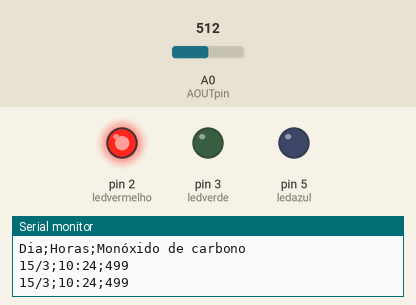
Simulated run of this sketch. Board: Arduino Uno, built with avr-gcc and run on an emulated ATmega328P. On the bench: output pins drawn as LEDs (lit = HIGH), the last lines printed to the serial monitor. The inputs (shaded band) are chosen by the test bench; at power-on: A0 (AOUTpin) = 512. The local clock reads 2024-03-15 10:24:30 at power-on unless the sketch sets it; storage starts empty.

Above: at 1.8 s.
1.9 s: A0 (AOUTpin) set to 54
3.4 s: A0 (AOUTpin) set to 45
At 4.8 s:
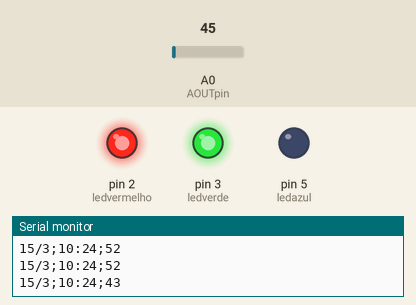
5.5 s: A0 (AOUTpin) set to 20
At 6.5 s:
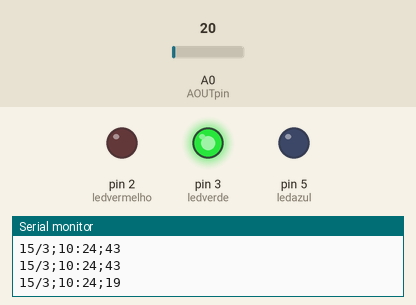
7.5 s: A0 (AOUTpin) set to 40
At 9.2 s:
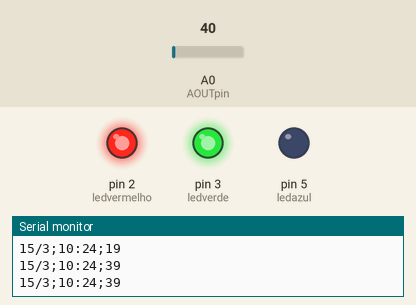
9.5 s: A0 (AOUTpin) set to 60
At 11.2 s:
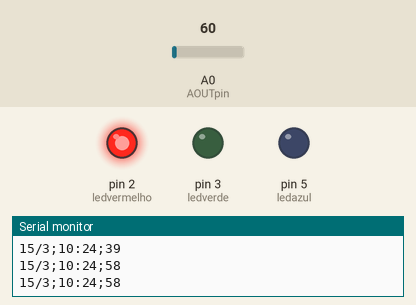
Timing chart, 0 to 12.5 s (numbered marks = the images above; inputs shaded):
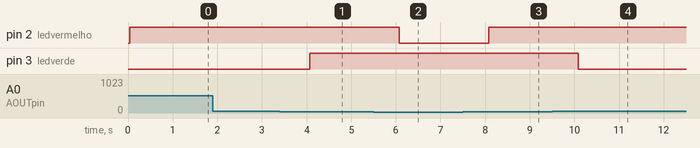

The sketch:

Polui__o_Atmosferica.ino
```cpp
/*
 * Created by: Emerson Medeiros Noberto
 * 18/10/23
 *
 *
 *
 */

#include <SPI.h>
#include <SD.h>
#include <Wire.h>
#include "RTClib.h"

RTC_DS1307 rtc;
File myFile;
const int AOUTpin = 0;
int limit;
int value;
int ledvermelho = 2;
int ledverde = 3;
int ledazul = 5;

void setup() {
  Serial.begin(9600);
  pinMode (ledvermelho, OUTPUT);
  pinMode (ledverde, OUTPUT);
  pinMode (ledazul, OUTPUT);

  Serial.print("Initializing SD card...");
  if (!SD.begin(4)) {
    Serial.println("initialization failed!");
    while (1);
  }
  Serial.println("initialization done.");

  myFile = SD.open("dadosCO.txt", FILE_WRITE);

  if (myFile) {
    Serial.println("File opened successfully.");
    myFile.println("CO Values:");
  } else {
    Serial.println("Error opening file.");
  }

  if (! rtc.begin()) {
    Serial.println("Não foi possível encontrar o RTC");
    while (1);
  }

  // Ano, Mês, Dia, Horas, Minutos, Segundos
  //rtc.adjust(DateTime(2023, 10, 8, 11, 18, 0));
  Serial.println("Dia;Horas;Monóxido de carbono");
  myFile.println("Dia;Horas;Monóxido de carbono");
}


void loop() {
  DateTime now = rtc.now();
  value = analogRead(AOUTpin);

  // Mapeia o valor de 0 a 1023 para a faixa de 0 a 999
  int mappedValue = map(value, 0, 1023, 0, 999);

  if (value < 30) {
    digitalWrite (ledvermelho, LOW);
    digitalWrite (ledverde, HIGH);
    digitalWrite (ledazul, LOW);
  } else if (value > 30 && value < 50) {
    digitalWrite (ledvermelho, HIGH);
    digitalWrite (ledverde, HIGH);
    digitalWrite (ledazul, LOW);
  } else if (value > 50 ) {
    digitalWrite (ledvermelho, HIGH);
    digitalWrite (ledverde, LOW);
    digitalWrite (ledazul, LOW);
  }

  //=============Arquivo para Planilhas=================
  //Dia,Horas,Monóxido de carbono
  if (myFile) {
    myFile.print(now.day(), DEC);
    myFile.print("/");
    myFile.print(now.month(), DEC);
    myFile.print(";");

    myFile.print(now.hour(), DEC);
    myFile.print(":");
    myFile.print(now.minute(), DEC);
    myFile.print(";");

    myFile.println(mappedValue);
    myFile.flush(); // Certifica-se de que os dados sejam gravados no cartão SD
  } else {
    Serial.println("Error writing to file.");
  }
  //====================================================
    //=============Monitor Serial=================
    Serial.print(now.day(), DEC);
    Serial.print("/");
    Serial.print(now.month(), DEC);
    Serial.print(";");

    Serial.print(now.hour(), DEC);
    Serial.print(":");
    Serial.print(now.minute(), DEC);
    Serial.print(";");

    Serial.println(mappedValue);
  //====================================================
  delay(1000);
}
```

Measured:
- the behaviour switches between 50 and 49 on A0 (AOUTpin) (found by bisection; images 0 and 1)
- after the input at 3.4 s, pin 3 (ledverde): LOW → HIGH after 0.67 s
- after the input at 5.5 s, pin 2 (ledvermelho): HIGH → LOW after 0.57 s
- after the input at 7.5 s, pin 2 (ledvermelho): LOW → HIGH after 0.58 s
- after the input at 9.5 s, pin 3 (ledverde): HIGH → LOW after 0.59 s
